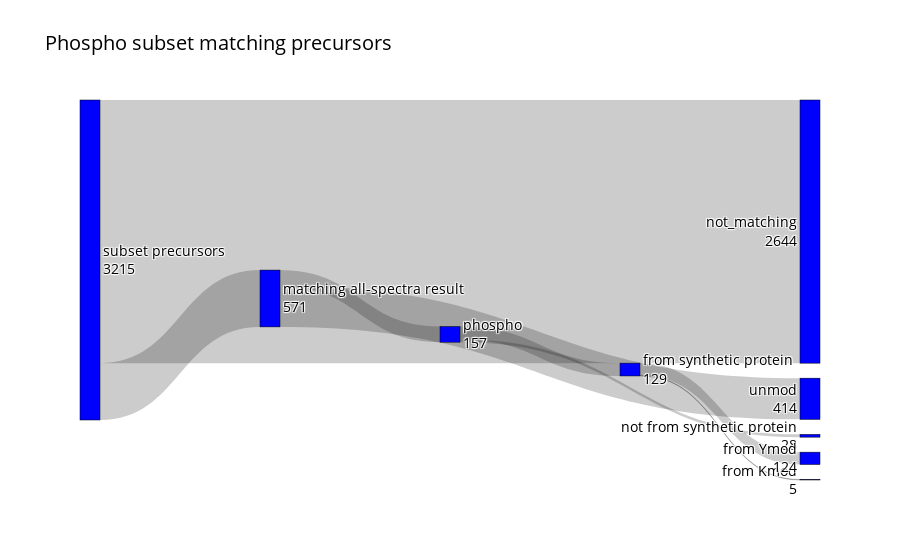

Write notebook code for a chart like this one.
### Code cell
sankey_for_analysis_on_subset_spectra_comparison_all_matching_windows(df_phospho_all, df_phospho_subset, "UniMod:21")

### Figure 1 — Plotly figure (JSON) as saved in the notebook; plotly's stock layout.template omitted (floating-point values rounded to 4 significant figures)
{"data": [{"link": {"source": [0, 0, 1, 1, 3, 3, 5, 5, 5], "target": [1, 2, 3, 4, 5, 6, 7, 8, 9], "value": [571, 2644, 157, 414, 129, 28, 5, 0, 124]}, "node": {"color": "blue", "label": ["subset precursors<br>3215", "matching all-spectra result<br>571", "not_matching<br>2644", "phospho<br>157", "unmod<br>414", "from synthetic protein<br>129", "not from synthetic protein<br>28", "from Kmod<br>5", "from Pmod<br>0", "from Ymod<br>124"], "line": {"color": "black", "width": 0.5}, "pad": 15, "thickness": 20}, "type": "sankey"}], "layout": {"font": {"color": "black", "size": 14}, "title": {"text": "Phospho subset matching precursors"}}}
